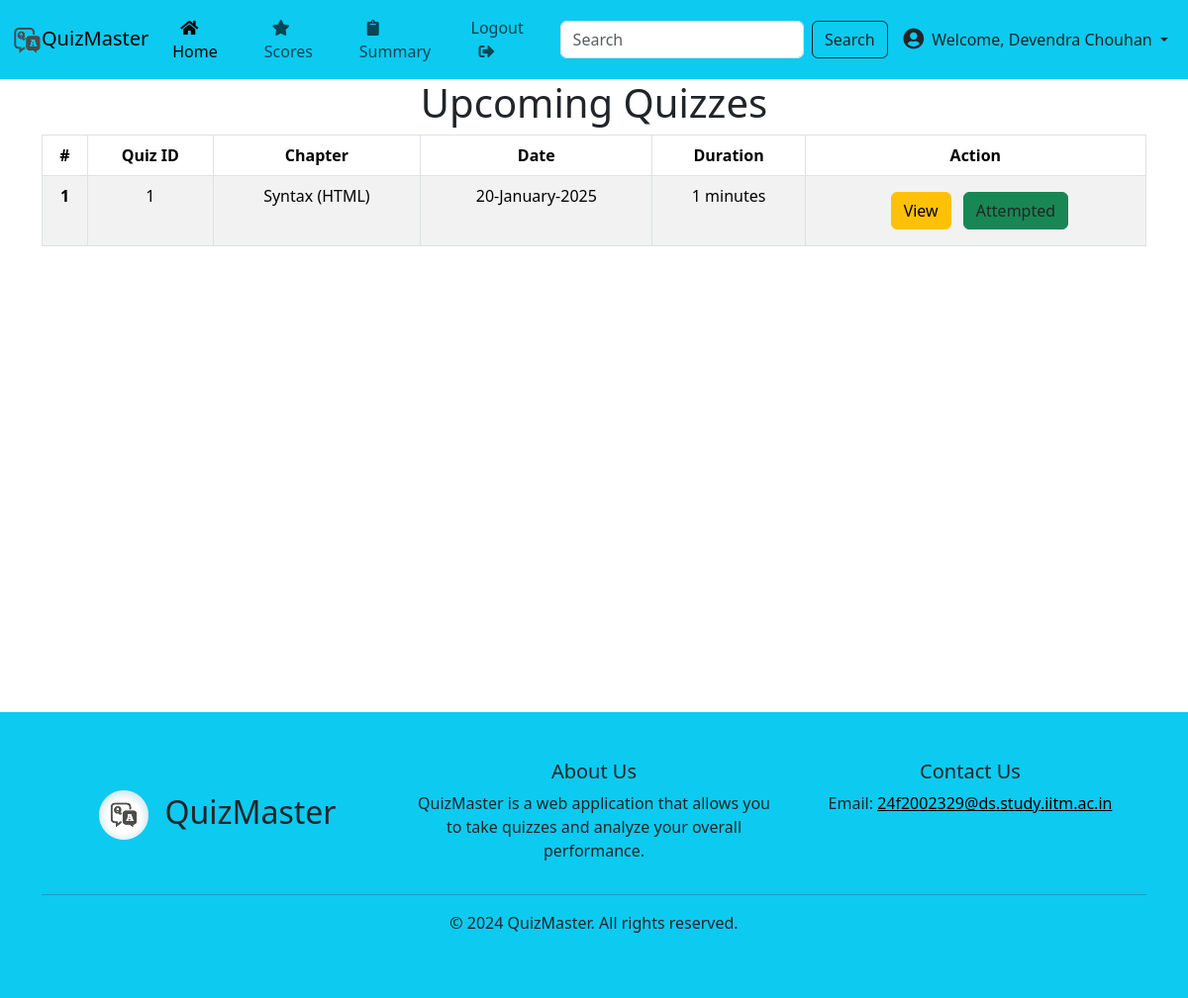
Page /user/dashboard (signed in) on the committed database.
### app/models/models.py (models this page shows)
class Quiz(db.Model):
    id = db.Column(db.Integer, primary_key=True)
    quiz_date = db.Column(db.DateTime, nullable=True)
    duration = db.Column(db.Integer, nullable=False)
    status = db.Column(db.String(20), default='pending')
    chapter_id = db.Column(db.Integer, db.ForeignKey('chapter.id'), nullable=False)
    questions = db.relationship('Question', backref='quiz', lazy=True)

class Chapter(db.Model):
    id = db.Column(db.Integer, primary_key=True)
    name = db.Column(db.String(100), nullable=False)
    subject_id = db.Column(db.Integer, db.ForeignKey('subject.id'), nullable=False)
    quizzes = db.relationship('Quiz', backref='chapter', lazy=True)

class Subject(db.Model):
    id = db.Column(db.Integer, primary_key=True)
    name = db.Column(db.String(100), nullable=False)
    desc = db.Column(db.String(200), nullable=True)
    chapters = db.relationship('Chapter', backref='subject', lazy=True)

### app/routes/user.py (the view)
@user_blueprint.route('/dashboard')
def dashboard():
    if 'user_id' not in session or session['user_id'] == 0:
        return render_template('index.html')
    upcoming_quizzes = Quiz.query.filter(Quiz.quiz_date >= datetime.today()).order_by(Quiz.quiz_date).all()
    results = Result.query.filter_by(user_id=session['user_id']).all()
    return render_template('user/user_dashboard.html', username=session['username'], quizzes=upcoming_quizzes, results=results)

### app/templates/user/user_dashboard.html
{% extends "base.html" %}
{% block content %}
<section class="vh-90 content">
    <div class="container text-center">
        <h1>Upcoming Quizzes</h1>
        {% if quizzes %}
            <table class="table table-striped table-bordered">
                <thead>
                    <tr>
                        <th scope="col">#</th>
                        <th scope="col">Quiz ID</th>
                        <th scope="col">Chapter</th>
                        <th scope="col">Date</th>
                        <th scope="col">Duration</th>
                        <th scope="col">Action</th>
                    </tr>
                </thead>
                <tbody>
                    {% for quiz in quizzes %}
                    <tr>
                        <th scope="row">{{ loop.index }}</th>
                        <td>{{ quiz.id }}</td>
                        <td>{{ quiz.chapter.name }} ({{ quiz.chapter.subject.name }})</td>
                        <td>{{ quiz.quiz_date.strftime('%d-%B-%Y') }}</td>
                        <td>{{ quiz.duration }} minutes</td>
                        <td>
                            <a href="{{ url_for('user.view_quiz', quiz_id=quiz.id) }}" class="btn btn-warning my-2 mx-2">View</a>
                            {% if results %}
                                <a href="{{ url_for('user.quiz_score', quiz_id=quiz.id )}}" class="text-dark btn btn-success">Attempted</a>
                            {% else %}
                                <a href="{{ url_for('user.instructions', quiz_id=quiz.id) }}" class="btn btn-primary">Start Quiz</a>
                            {% endif %}
                        </td>
                    </tr>
                    {% endfor %}
                </tbody>
            </table>
        {% else %}
            <p>No upcoming quizzes.</p>
        {% endif %}
    </div>
</section>
{% endblock %}

### app/static/css/style.css (style rules this page uses)
body, html { height: 90vh; }
.content { min-height: 80vh; }

### rows in the picture
Quiz: id "1", chapter.name "Syntax", chapter.subject.name "HTML", quiz_date "20-January-2025", duration "1"

### other values in the picture
{{ session.get('full_name') or 'Profile' }} "Devendra Chouhan"
